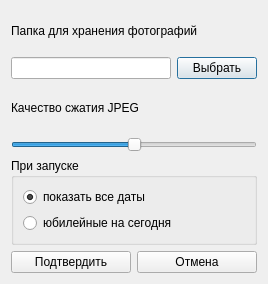
<?xml version="1.0" encoding="UTF-8"?>
<ui version="4.0">
 <class>SettingsView</class>
 <widget class="QDialog" name="SettingsView">
  <property name="geometry">
   <rect>
    <x>0</x>
    <y>0</y>
    <width>268</width>
    <height>284</height>
   </rect>
  </property>
  <property name="windowTitle">
   <string>Настройки</string>
  </property>
  <layout class="QVBoxLayout" name="verticalLayout_5">
   <item>
    <layout class="QVBoxLayout" name="verticalLayout_4">
     <item>
      <layout class="QVBoxLayout" name="verticalLayout_3">
       <item>
        <widget class="QLabel" name="label">
         <property name="text">
          <string>Папка для хранения фотографий</string>
         </property>
        </widget>
       </item>
       <item>
        <layout class="QHBoxLayout" name="horizontalLayout">
         <item>
          <widget class="QLineEdit" name="pathEdit"/>
         </item>
         <item>
          <widget class="QPushButton" name="choosePathBtn">
           <property name="text">
            <string>Выбрать</string>
           </property>
          </widget>
         </item>
        </layout>
       </item>
      </layout>
     </item>
     <item>
      <layout class="QVBoxLayout" name="verticalLayout_2">
       <item>
        <widget class="QLabel" name="label_2">
         <property name="text">
          <string>Качество сжатия JPEG</string>
         </property>
        </widget>
       </item>
       <item>
        <widget class="QSlider" name="qualitySlider">
         <property name="maximum">
          <number>100</number>
         </property>
         <property name="value">
          <number>50</number>
         </property>
         <property name="orientation">
          <enum>Qt::Horizontal</enum>
         </property>
        </widget>
       </item>
      </layout>
     </item>
     <item>
      <widget class="QGroupBox" name="startupBox">
       <property name="title">
        <string>При запуске</string>
       </property>
       <layout class="QVBoxLayout" name="verticalLayout">
        <item>
         <widget class="QRadioButton" name="allEventsBtn">
          <property name="text">
           <string>показать все даты</string>
          </property>
          <property name="checked">
           <bool>true</bool>
          </property>
         </widget>
        </item>
        <item>
         <widget class="QRadioButton" name="anniversaryBtn">
          <property name="text">
           <string>юбилейные на сегодня</string>
          </property>
         </widget>
        </item>
       </layout>
      </widget>
     </item>
     <item>
      <layout class="QHBoxLayout" name="horizontalLayout_2">
       <item>
        <widget class="QPushButton" name="submitBtn">
         <property name="text">
          <string>Подтвердить</string>
         </property>
        </widget>
       </item>
       <item>
        <widget class="QPushButton" name="cancelBtn">
         <property name="text">
          <string>Отмена</string>
         </property>
        </widget>
       </item>
      </layout>
     </item>
    </layout>
   </item>
  </layout>
 </widget>
 <resources/>
 <connections/>
</ui>
